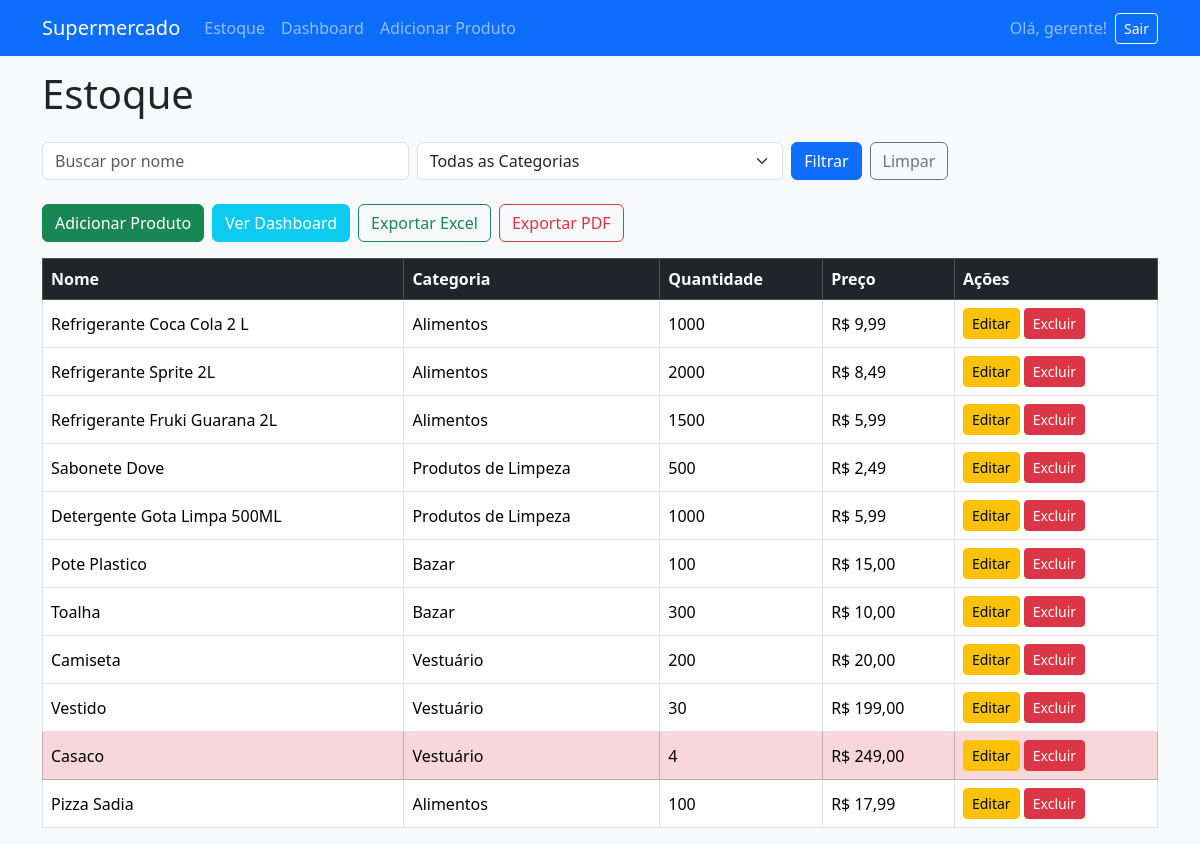
The app's page / (signed in) with its own data.
### estoque/models.py (models this page shows, shortened)
class Produto(models.Model):
    nome = models.CharField(max_length=100)
    categoria = models.CharField(max_length=20, choices=CATEGORIAS)
    quantidade = models.PositiveIntegerField()
    preco = models.DecimalField(max_digits=8, decimal_places=2)
    data_validade = models.DateField(null=True, blank=True)
    estoque_minimo = models.IntegerField(default=0)

### estoque/views.py (the view)
# urls.py: path('', views.listar_produtos, name='listar_produtos'),
@login_required   # login_required exige que o usuário esteja logado para acessar essa página
def listar_produtos(request):   # Essa função exibe a lista de produtos cadastrados no sistema, com filtros e destaques para estoque baixo
    produtos = Produto.objects.all()
    baixo_estoque = produtos.filter(quantidade__lte=F('estoque_minimo'))
    qtd_baixo_estoque = baixo_estoque.count()
    return render(request, 'estoque/listar_produtos.html', {
        'produtos': produtos,
        'baixo_estoque': baixo_estoque,
        'qtd_baixo_estoque': qtd_baixo_estoque
    })

### estoque/templates/estoque/listar_produtos.html (shortened to what this page needs)
{% extends 'base.html' %}
{% block content %}
<h1 class="mb-4">Estoque</h1>
<form method="get" class="row g-2 mb-4">
    <div class="col-md-4">
        <input type="text" name="busca" class="form-control" placeholder="Buscar por nome" value="{{ busca }}">
    </div>
    <div class="col-md-4">
        <select name="categoria" class="form-select">
            <option value="todas">Todas as Categorias</option>
        </select>
    </div>
    <div class="col-md-4 d-flex gap-2">
        <button type="submit" class="btn btn-primary">Filtrar</button>
        <a href="{% url 'listar_produtos' %}" class="btn btn-outline-secondary">Limpar</a>
    </div>
</form>
<div class="mb-3 d-flex gap-2">
    <a href="{% url 'adicionar_produto' %}" class="btn btn-success">Adicionar Produto</a>
    <a href="{% url 'dashboard' %}" class="btn btn-info text-white">Ver Dashboard</a>
    <a href="{% url 'exportar_excel' %}" class="btn btn-outline-success">Exportar Excel</a>
    <a href="{% url 'exportar_pdf' %}" class="btn btn-outline-danger">Exportar PDF</a>
</div>
<div class="table-responsive">
    <table class="table table-bordered table-hover align-middle">
        <thead class="table-dark">
            <tr>
                <th>Nome</th>
                <th>Categoria</th>
                <th>Quantidade</th>
                <th>Preço</th>
                <th>Ações</th>
            </tr>
        </thead>
        <tbody>
            {% for produto in produtos %}
                <tr class="{% if produto.quantidade < 5 %}table-danger{% endif %}">
                    <td>{{ produto.nome }}</td>
                    <td>{{ produto.get_categoria_display }}</td>
                    <td>{{ produto.quantidade }}</td>
                    <td>R$ {{ produto.preco }}</td>
                    <td>
                        <a href="{% url 'editar_produto' produto.id %}" class="btn btn-sm btn-warning">Editar</a>
                        <a href="{% url 'excluir_produto' produto.id %}" class="btn btn-sm btn-danger">Excluir</a>
                    </td>
                </tr>
            {% empty %}
                <tr>
                    <td colspan="5" class="text-center">Nenhum produto encontrado.</td>
                </tr>
            {% endfor %}
        </tbody>
    </table>
</div>
{% endblock %}

### estoque/templates/base.html (shortened to what this page needs)
<!DOCTYPE html>
<html lang="pt-br">
<head>
    <link href="https://cdn.jsdelivr.net/npm/bootstrap@5.3.3/dist/css/bootstrap.min.css" rel="stylesheet">
</head>
<body class="bg-light">
<nav class="navbar navbar-expand-lg navbar-dark bg-primary fixed-top">
    <div class="container">
        <a class="navbar-brand" href="{% url 'listar_produtos' %}">Supermercado</a>
        <div class="collapse navbar-collapse" id="navbarNav">
            {% if user.is_authenticated %}
                <ul class="navbar-nav me-auto">
                    <li class="nav-item"><a class="nav-link" href="{% url 'listar_produtos' %}">Estoque</a></li>
                    <li class="nav-item"><a class="nav-link" href="{% url 'dashboard' %}">Dashboard</a></li>
                    <li class="nav-item"><a class="nav-link" href="{% url 'adicionar_produto' %}">Adicionar Produto</a></li>
                </ul>
                <span class="navbar-text me-2">
                    Olá, {{ user.username }}!
                </span>
                <form method="post" action="{% url 'logout' %}" style="display: inline;">
    <button type="submit" class="btn btn-outline-light btn-sm">Sair</button>
</form>
            {% endif %}
        </div>
    </div>
</nav>
<div class="container">
    {% block content %}
    {% endblock %}
</div>
</body>
</html>

### estoque/templates/base.html (style rules this page uses)
body { padding-top: 70px; }

### records on screen
Produto: nome "Refrigerante Coca Cola 2 L", categoria "Alimentos", quantidade "1000", preco "9,99"
Produto: nome "Refrigerante Sprite 2L", categoria "Alimentos", quantidade "2000", preco "8,49"
Produto: nome "Refrigerante Fruki Guarana 2L", categoria "Alimentos", quantidade "1500", preco "5,99"
Produto: nome "Sabonete Dove", categoria "Produtos de Limpeza", quantidade "500", preco "2,49"
Produto: nome "Detergente Gota Limpa 500ML", categoria "Produtos de Limpeza", quantidade "1000", preco "5,99"
Produto: nome "Pote Plastico", categoria "Bazar", quantidade "100", preco "15,00"
Produto: nome "Toalha", categoria "Bazar", quantidade "300", preco "10,00"
Produto: nome "Camiseta", categoria "Vestuário", quantidade "200", preco "20,00"
Produto: nome "Vestido", categoria "Vestuário", quantidade "30", preco "199,00"
Produto: nome "Casaco", categoria "Vestuário", quantidade "4", preco "249,00"
Produto: nome "Pizza Sadia", categoria "Alimentos", quantidade "100", preco "17,99"

### other values on screen
{{ user.username }} "gerente"
